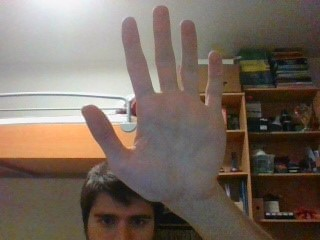
#> input picture main_projekt/test3.jpg, 320 x 240 px, found by its file name
$ python shell_image.py
#> lines starting #> are read from the running program, lines starting #| are printed output that depends on the picture; after the words box and inside, x2 and y2 are one past the last pixel; in counts of white or black regions, pixels touching at a corner belong together
import time

import numpy as np
import matplotlib.pyplot as plt
from PIL import Image
import cv2
import scipy.ndimage as ndimage
from scipy.spatial import ConvexHull

def edge_detection(img, normalize_by = 35):
    # [5 lines of commented-out code are left out]

    sobel_x = np.array([[-1, 0, 1], [-1, 0, 1], [-1, 0, 1]])/normalize_by
    sobel_y = np.array([[-1, -1, -1], [0, 0, 0], [1, 1, 1]])/normalize_by

    # If the image is grayscale
    if len(img.shape) == 2:
        img = img[:, :, np.newaxis]

    # Initialize the output image
    edge_img = np.zeros_like(img, dtype=float)

    # Apply Sobel operator
    for i in range(img.shape[2]):  # loop over image channels
        grad_x = ndimage.convolve(img[:, :, i], sobel_x)
        grad_y = ndimage.convolve(img[:, :, i], sobel_y)
        edge_img[:, :, i] = np.hypot(grad_x, grad_y)


    return edge_img


def get_points_from_binary_image(binary_image):
    points = np.argwhere(binary_image == 255)
    return points

# [54 lines left out: functions reduce_points, get_mask, get_hull_from_image, not called in this run]


if __name__ == '__main__':

    image = cv2.imread('test3.jpg')
#> image is the input picture: shape (240, 320, 3); mean B, G, R 94.7, 105.2, 118.7

    # [5 lines of commented-out code are left out]
    img = image
    img = cv2.cvtColor(img, cv2.COLOR_BGR2GRAY)
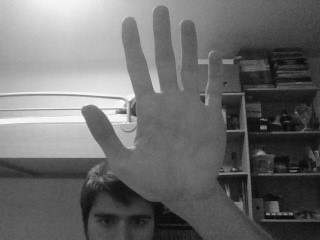
#> img: shape (240, 320); min 1, max 255, mean 108
    #
    # # Save the grayscale image
    # cv2.imwrite('gray.jpg', gray_image)

    # img = cv2.imread('test.jpg')
    img = cv2.medianBlur(img, 3)
    # print(img)
    out = edge_detection(img,9)
#> the loop in edge_detection, `for i in range(img.shape[2]):` made 1 pass
#> pass 1, in edge_detection, `grad_x = ndimage.convolve(img[:, :, i], sobel_x)`:
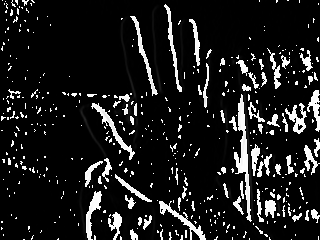
#> grad_x: shape (240, 320); min 0, max 255, mean 28.3
#> pass 1, in edge_detection, `grad_y = ndimage.convolve(img[:, :, i], sobel_y)`:
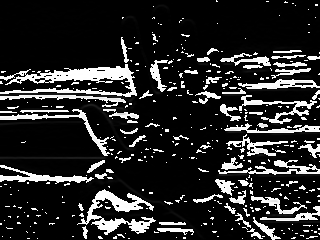
#> grad_y: shape (240, 320); min 0, max 255, mean 41.8
#> after the loop in edge_detection, `for i in range(img.shape[2]):`:
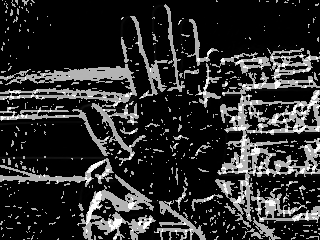
#> edge_img: shape (240, 320, 1) float64; min 0, max 360.5, mean 65.1; drawn with min black and max white
    # print(out)
    threshold = 128
    _, binary_image = cv2.threshold(out, threshold, 255, cv2.THRESH_BINARY)
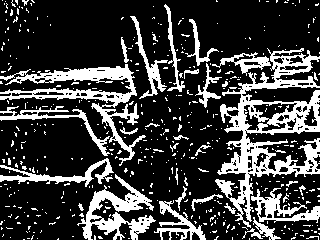
#> binary_image: shape (240, 320) float64; 24.2% white; 470 white regions (438 under 20 px), largest, box (x1, y1, x2, y2) and area: (215, 48, 320, 228) 5794, (0, 64, 146, 166) 2993, (77, 174, 156, 240) 1843
    cv2.imwrite('edge_detection.jpg', binary_image)
    # #print(binary_image)
    # points = get_points_from_binary_image(binary_image)
    # #print("first points", points)
    #
    # # max_points = 10000 #idk kok naj jih bo
    # # if len(points) > max_points:
    # #     points = reduce_points(points, max_points)
    # #     #print("downslaced points", points)
    #
    # if len(points) >= 3:
    #     hull = ConvexHull(points)
    #
    #     plt.imshow(binary_image, cmap='gray')
    #
    #     for simplex in hull.simplices:
    #         plt.plot(points[simplex, 1], points[simplex, 0], 'r-')
    #     plt.plot(points[hull.vertices, 1], points[hull.vertices, 0], 'ro-', markersize=2)
    #     plt.show()
    # else:
    #     #print("wa wa")
    #     pass
    #
    # #print("hull", hull.vertices)
    #
    #
    # # extract points from hull
    # hull_points = points[hull.vertices]
    #
    # # ok flippam x pa y ker nevem zakaj obrne okol
    # hull_points_flipped = hull_points[:, ::-1]
    #
    # # mask za flipped convex hull reginon
    # mask = np.zeros_like(binary_image)
    # cv2.fillPoly(mask, [hull_points_flipped], 255)
    #
    # # resize na size od original img
    # mask_resized = cv2.resize(mask, (image.shape[1], image.shape[0]))
    #
    # # convert u uint8
    # mask_resized = mask_resized.astype(np.uint8)
    #
    # # apply
    # masked_image = cv2.bitwise_and(image, image, mask=mask_resized)
    #
    # # rotated bounding box iz convex hull points
    # rect = cv2.minAreaRect(hull_points_flipped)
    # box = cv2.boxPoints(rect)
    # box = np.intp(box)
    #
    # # bounding box korodinate
    # x, y, w, h = cv2.boundingRect(box)
    #
    # cropped_image = masked_image[y:y + h, x:x + w]
    #
    #
    # cv2.imwrite('cropped_image.jpg', cropped_image)

$ run again, with test.jpg copied over main_projekt/test3.jpg
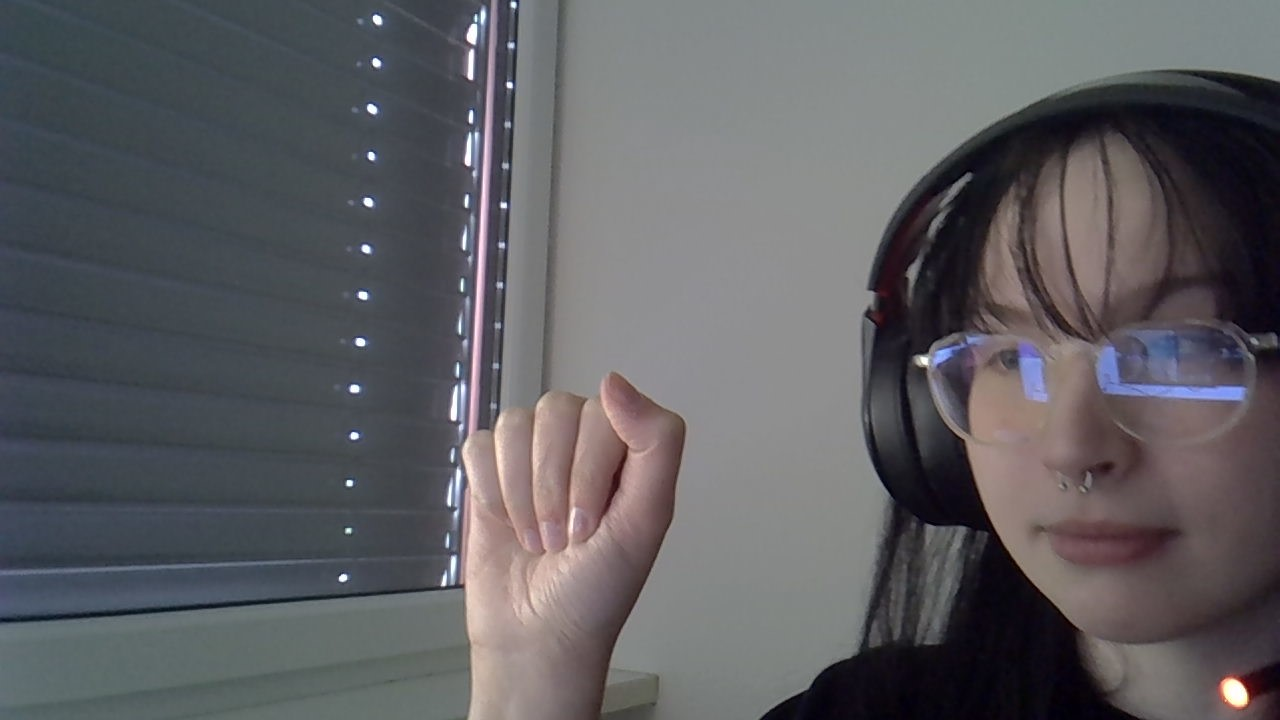
#> input picture test.jpg, 1280 x 720 px, found by its file name
#> image is the input picture: shape (720, 1280, 3); mean B, G, R 97.6, 94.1, 94.6
#> after the loop in edge_detection, `for i in range(img.shape[2]):`:
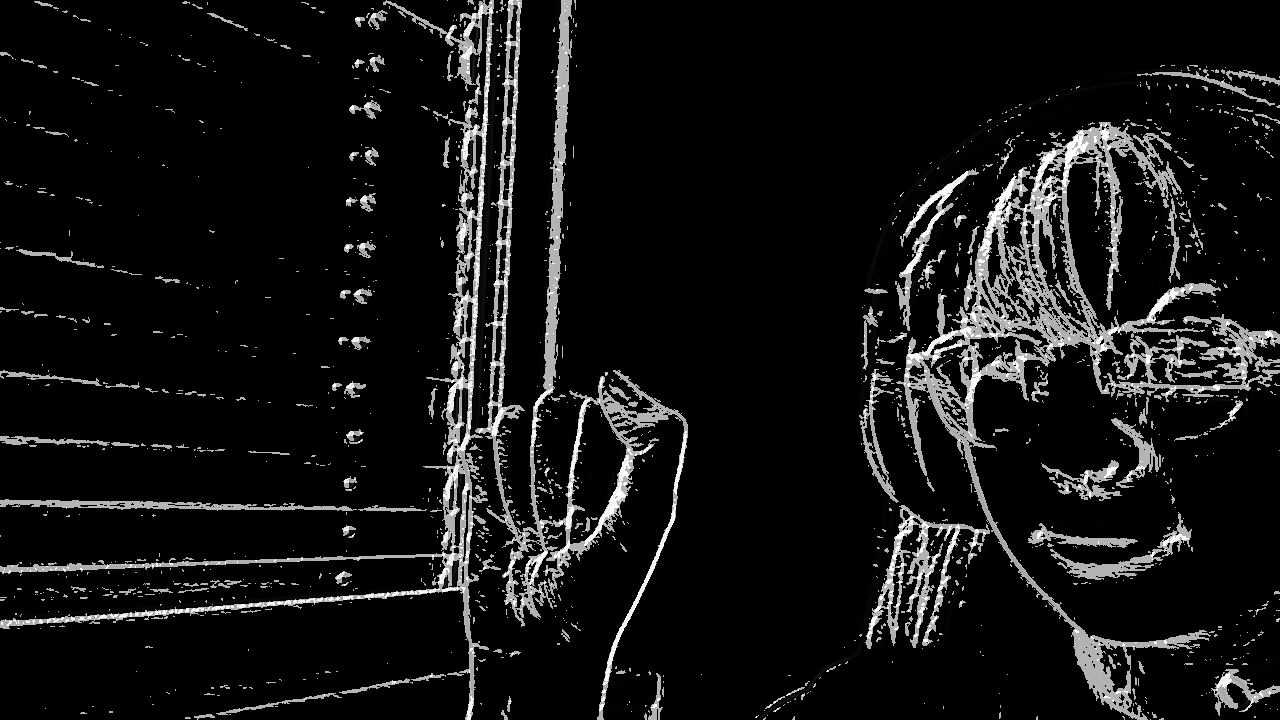
#> edge_img: shape (720, 1280, 1) float64; min 0, max 360.5, mean 28.2; drawn with min black and max white
#> `_, binary_image = cv2.threshold(out, threshold, 255, cv2.THRESH_BINARY)`:
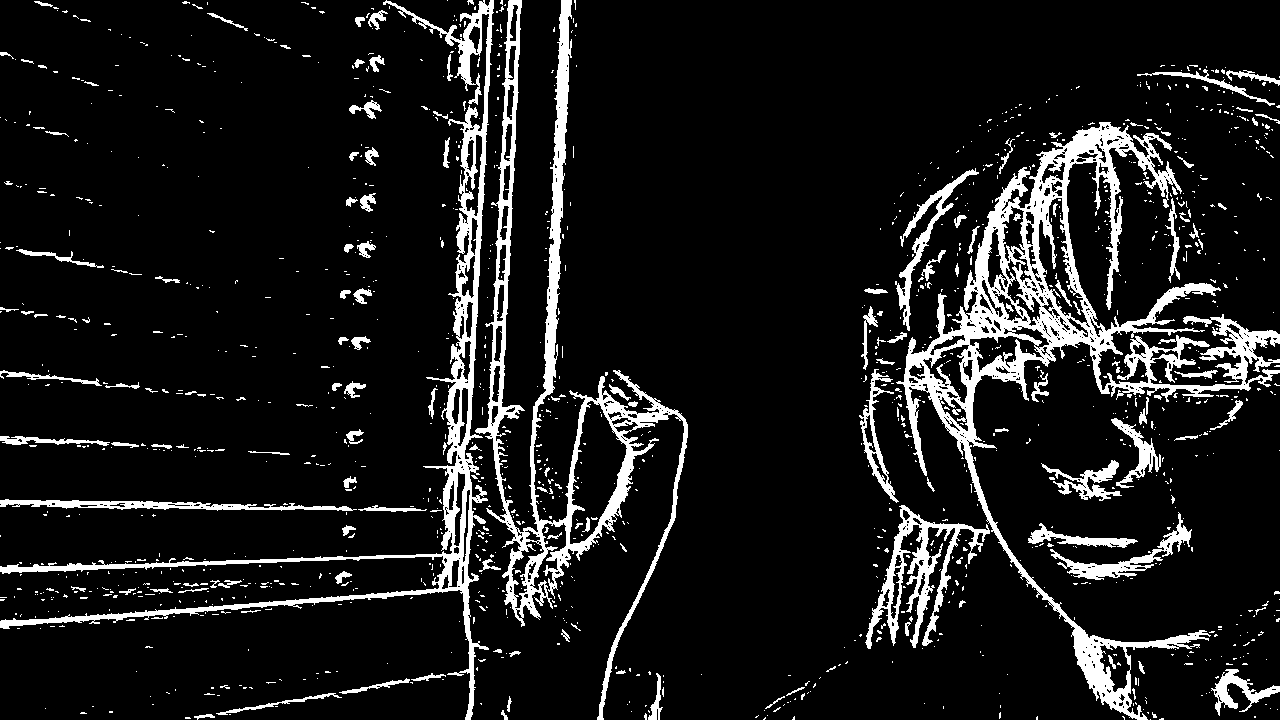
#> binary_image: shape (720, 1280) float64; 10.4% white; 1365 white regions (1215 under 20 px), largest, box (x1, y1, x2, y2) and area: (896, 122, 1280, 720) 30874, (475, 0, 688, 720) 17718, (0, 0, 494, 720) 15463

$ run again, with main_projekt/test2.jpg copied over main_projekt/test3.jpg
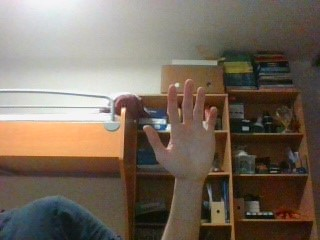
#> input picture main_projekt/test2.jpg, 320 x 240 px, found by its file name
#> image is the input picture: shape (240, 320, 3); mean B, G, R 93.9, 106.9, 119.6
#> after the loop in edge_detection, `for i in range(img.shape[2]):`:
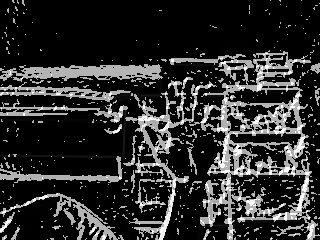
#> edge_img: shape (240, 320, 1) float64; min 0, max 360.5, mean 65.4; drawn with min black and max white
#> `_, binary_image = cv2.threshold(out, threshold, 255, cv2.THRESH_BINARY)`:
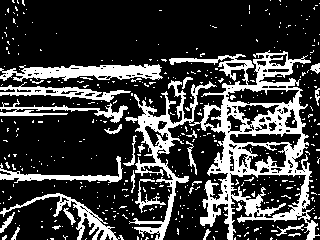
#> binary_image: shape (240, 320) float64; 24.1% white; 438 white regions (410 under 20 px), largest, box (x1, y1, x2, y2) and area: (169, 50, 320, 240) 8146, (125, 80, 217, 240) 2584, (0, 64, 163, 82) 1715

$ run again, with main_projekt/test4.jpg copied over main_projekt/test3.jpg
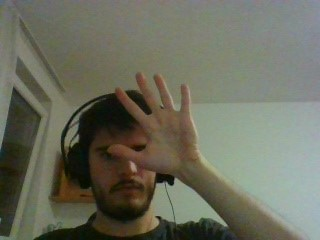
#> input picture main_projekt/test4.jpg, 320 x 240 px, found by its file name
#> image is the input picture: shape (240, 320, 3); mean B, G, R 94.6, 109.7, 108.4
#> after the loop in edge_detection, `for i in range(img.shape[2]):`:
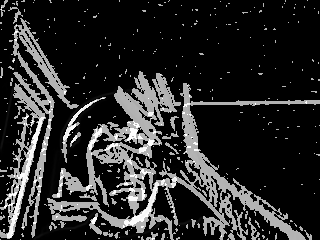
#> edge_img: shape (240, 320, 1) float64; min 0, max 360.5, mean 60.1; drawn with min black and max white
#> `_, binary_image = cv2.threshold(out, threshold, 255, cv2.THRESH_BINARY)`:
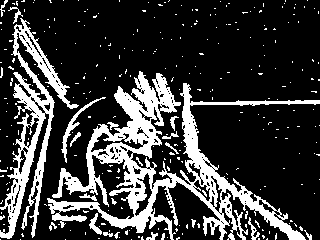
#> binary_image: shape (240, 320) float64; 22.5% white; 289 white regions (267 under 20 px), largest, box (x1, y1, x2, y2) and area: (47, 71, 320, 240) 11043, (0, 18, 79, 239) 4262, (61, 97, 106, 163) 301
